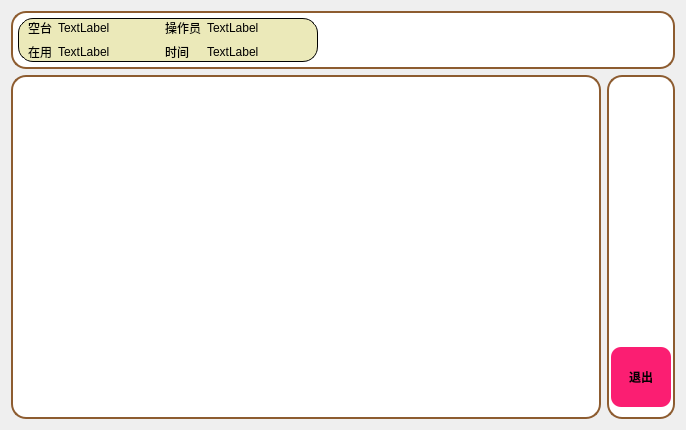
<?xml version="1.0" encoding="UTF-8"?>
<ui version="4.0">
 <class>frontViewDialog_zhongcan_Dialog</class>
 <widget class="QDialog" name="frontViewDialog_zhongcan_Dialog">
  <property name="geometry">
   <rect>
    <x>0</x>
    <y>0</y>
    <width>686</width>
    <height>430</height>
   </rect>
  </property>
  <property name="windowTitle">
   <string>Dialog</string>
  </property>
  <layout class="QVBoxLayout" name="verticalLayout_5" stretch="0,1">
   <item>
    <widget class="QFrame" name="frame_3">
     <property name="styleSheet">
      <string notr="true">QFrame#frame_3{
border: 2px  solid rgb(141, 92, 48);
border-radius:15px;
background:white;
}</string>
     </property>
     <property name="frameShape">
      <enum>QFrame::StyledPanel</enum>
     </property>
     <property name="frameShadow">
      <enum>QFrame::Raised</enum>
     </property>
     <layout class="QHBoxLayout" name="horizontalLayout">
      <property name="spacing">
       <number>3</number>
      </property>
      <property name="leftMargin">
       <number>5</number>
      </property>
      <property name="topMargin">
       <number>5</number>
      </property>
      <property name="rightMargin">
       <number>5</number>
      </property>
      <property name="bottomMargin">
       <number>5</number>
      </property>
      <item>
       <widget class="QFrame" name="frame">
        <property name="maximumSize">
         <size>
          <width>300</width>
          <height>16777215</height>
         </size>
        </property>
        <property name="styleSheet">
         <string notr="true">QFrame#frame{
border: 1px  solid black;
border-radius:15px;
background:rgb(235,233,185);
}
</string>
        </property>
        <property name="frameShape">
         <enum>QFrame::StyledPanel</enum>
        </property>
        <property name="frameShadow">
         <enum>QFrame::Raised</enum>
        </property>
        <layout class="QHBoxLayout" name="horizontalLayout_3" stretch="0,1,0,1">
         <property name="leftMargin">
          <number>9</number>
         </property>
         <property name="topMargin">
          <number>0</number>
         </property>
         <property name="rightMargin">
          <number>9</number>
         </property>
         <property name="bottomMargin">
          <number>0</number>
         </property>
         <item>
          <layout class="QVBoxLayout" name="verticalLayout_3">
           <item>
            <widget class="QLabel" name="label">
             <property name="text">
              <string>空台</string>
             </property>
            </widget>
           </item>
           <item>
            <widget class="QLabel" name="label_2">
             <property name="text">
              <string>在用</string>
             </property>
            </widget>
           </item>
          </layout>
         </item>
         <item>
          <layout class="QVBoxLayout" name="verticalLayout_4">
           <item>
            <widget class="QLabel" name="label_void">
             <property name="text">
              <string>TextLabel</string>
             </property>
            </widget>
           </item>
           <item>
            <widget class="QLabel" name="label_use">
             <property name="text">
              <string>TextLabel</string>
             </property>
            </widget>
           </item>
          </layout>
         </item>
         <item>
          <layout class="QVBoxLayout" name="verticalLayout_6">
           <item>
            <widget class="QLabel" name="label_8">
             <property name="text">
              <string>操作员</string>
             </property>
            </widget>
           </item>
           <item>
            <widget class="QLabel" name="label_5">
             <property name="text">
              <string>时间</string>
             </property>
            </widget>
           </item>
          </layout>
         </item>
         <item>
          <layout class="QVBoxLayout" name="verticalLayout_7">
           <item>
            <widget class="QLabel" name="label_oper">
             <property name="text">
              <string>TextLabel</string>
             </property>
            </widget>
           </item>
           <item>
            <widget class="QLabel" name="label_dt">
             <property name="text">
              <string>TextLabel</string>
             </property>
            </widget>
           </item>
          </layout>
         </item>
        </layout>
       </widget>
      </item>
      <item>
       <widget class="frontViewDialog_autoexpand" name="widget" native="true"/>
      </item>
     </layout>
    </widget>
   </item>
   <item>
    <layout class="QHBoxLayout" name="horizontalLayout_2" stretch="1,0">
     <item>
      <widget class="QFrame" name="frame_5">
       <property name="styleSheet">
        <string notr="true">QFrame#frame_5{
border: 2px  solid rgb(141, 92, 48);
border-radius:15px;
background:white;
}</string>
       </property>
       <property name="frameShape">
        <enum>QFrame::StyledPanel</enum>
       </property>
       <property name="frameShadow">
        <enum>QFrame::Raised</enum>
       </property>
       <layout class="QVBoxLayout" name="verticalLayout_2">
        <item>
         <widget class="frontViewDialog_autoexpand" name="widget_3" native="true"/>
        </item>
       </layout>
      </widget>
     </item>
     <item>
      <widget class="QFrame" name="frame_4">
       <property name="styleSheet">
        <string notr="true">QFrame#frame_4{
border: 2px  solid rgb(141, 92, 48);
border-radius:15px;
background:white;
}</string>
       </property>
       <property name="frameShape">
        <enum>QFrame::StyledPanel</enum>
       </property>
       <property name="frameShadow">
        <enum>QFrame::Raised</enum>
       </property>
       <layout class="QVBoxLayout" name="verticalLayout">
        <property name="spacing">
         <number>5</number>
        </property>
        <property name="leftMargin">
         <number>2</number>
        </property>
        <property name="topMargin">
         <number>10</number>
        </property>
        <property name="rightMargin">
         <number>2</number>
        </property>
        <property name="bottomMargin">
         <number>10</number>
        </property>
        <item>
         <widget class="frontViewDialog_autoexpand" name="widget_2" native="true"/>
        </item>
        <item>
         <widget class="QPushButton" name="pushButton_tuichu">
          <property name="minimumSize">
           <size>
            <width>60</width>
            <height>60</height>
           </size>
          </property>
          <property name="maximumSize">
           <size>
            <width>16777215</width>
            <height>16777215</height>
           </size>
          </property>
          <property name="styleSheet">
           <string notr="true">QPushButton{
background-color: rgb(251, 30, 114);
border:0px;
border-radius:10px;
font-weight:bold;
}
QPushButton:pressed{
background:rgb(255, 139, 8);
}</string>
          </property>
          <property name="text">
           <string>退出</string>
          </property>
         </widget>
        </item>
       </layout>
      </widget>
     </item>
    </layout>
   </item>
  </layout>
 </widget>
 <customwidgets>
  <customwidget>
   <class>frontViewDialog_autoexpand</class>
   <extends>QWidget</extends>
   <header>frontviewdialog_autoexpand.h</header>
   <container>1</container>
  </customwidget>
 </customwidgets>
 <resources/>
 <connections/>
</ui>
